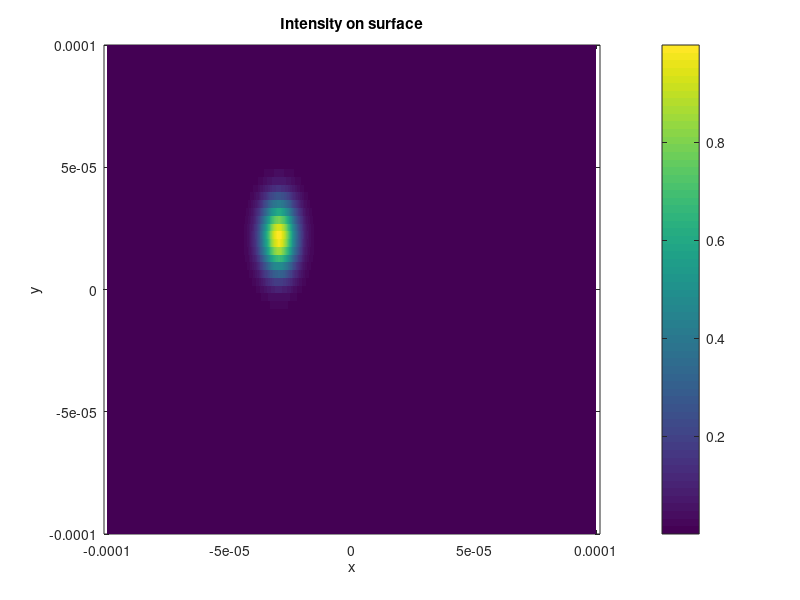

This chart was generated by the following MATLAB code: (Note: this script raises an error after producing the figure.)
%% Computing grating profile for 3D Arbitrary beam generation
% Code to create tilted Bragg grating profile for 3D arbitrary beam
% generation. 2 steps are needed and this codes is 2nd part out of 2 steps.
%       1. Define the required field shape on the surface or propagate the
%       required field shape onto the surface.
%       2. Propagate the field on the surface onto the grating plane.
%       3. Loop through the vertical layers parallel to the slab mode
%       coming from the initial grating. This considers the model where the
%       dispersion is not assumed.
%
%% Device specification
% Indices [1]
n_air   = 1;
n_clad  = 1.4555;
n_core  = 1.4608;
n_eff   = 1.4635;
dn_g    = 1e-3;

% Heights of the layers [m]
h_clad  = 15e-6;
h_core  = 5e-6;

lam     = 780e-9;
k0      = 2*pi*n_air/lam;
%% Target specification
% distance from the top of the chip.
pos_tar     = [-30e-6, 20e-6, 100e-6];
% estimated waist at the surface
waist_tar   = [5e-6, 10e-6];
%% Init
% 1. defining the domain
L_x     = 200e-6;
L_y     = 200e-6;

N_x     = 2^10; 
N_y     = N_x/2^4;

x       = linspace(-.5*L_x, .5*L_x, N_x);
y       = linspace(-.5*L_y, .5*L_y, N_y);

% 2. defining the arbitrary beam
n       = 1;
[xx, yy]    = meshgrid(x, y);
k_cen_x     = k0*pos_tar(1)/sqrt(pos_tar(1)^2+pos_tar(2)^2+pos_tar(3)^2);
k_cen_y     = k0*pos_tar(2)/sqrt(pos_tar(1)^2+pos_tar(2)^2+pos_tar(3)^2);

EE        = exp( -(...
    (.5*(xx - pos_tar(1))./waist_tar(1)).^2     ...
    + (.5*(yy - pos_tar(2))./waist_tar(2)).^2   ...
    ).^n );

figure(1)
pcolor(xx, yy, abs(EE).^2)
shading flat
xlabel('x')
ylabel('y')
title('Intensity on surface')
colorbar
axis equal
xline(pos_tar(1), 'r');
yline(pos_tar(2), 'r');

%% Fourier space
dk_x    = 2*pi/L_x;
dk_y    = 2*pi/L_y;
k_x     = (-N_x/2:N_x/2-1) * dk_x;
k_y     = (-N_y/2:N_y/2-1) * dk_y;
[kk_x, kk_y] = meshgrid(k_x, k_y);

% computing for wave vectors for air
kk_t    = sqrt((kk_x + k_cen_x).^2 + (kk_y + k_cen_y).^2);
kk_z    = real( sqrt(k0^2 - kk_t.^2) );

% checking for limits of central freqency
fprintf('--------------------------------------------------------------\n')
fprintf('Checking for limits of central wavenumber\n')
fprintf('k_t(x) range: (%3.3e, %3.3e)',min(k_x+k_cen_x),max(k_x+k_cen_x))
fprintf('\nk_cen_x  = %3.3e\n', k_cen_x)
fprintf('k_t(y) range: (%3.3e, %3.3e)',min(k_y+k_cen_y),max(k_y+k_cen_y))
fprintf('\nk_cen_y  = %3.3e\n', k_cen_y)
fprintf('--------------------------------------------------------------\n')

EE_k    = fftshift(fft2(fftshift(EE))) ...
    .* exp(1i*kk_z.*-1*pos_tar(3)); % propagation back onto the surface.
EE      = fftshift(ifft2(fftshift(EE_k)))...
    .* exp(1i*(k_cen_x.*xx + k_cen_y.*yy)); % add back central frequency.

figure(2)
pcolor(xx, yy, abs(EE).^2)
shading flat
xlabel('x')
ylabel('y')
title('Intensity on surface')
colorbar
axis equal
xline(pos_tar(1), 'r');yline(pos_tar(2), 'r');
xline(0, 'k');yline(0, 'k');
xline(L_x/4,'g');yline(L_y/4,'g');xline(-L_x/4,'g');yline(-L_y/4,'g');

%% Select the domain of the grating surface (Zooming in)
Lg_x    = 100e-6;
Lg_y    = 100e-6;

Ng_x    = N_x/ceil(L_x/Lg_x);
Ng_y    = N_y/ceil(L_y/Lg_y);

index_x = (0:Ng_x-1) + find(x>-Lg_x/2,1);
index_y = (0:Ng_y-1) + find(y>-Lg_y/2,1);

xg      = x(index_x);
yg      = y(index_y);

[xx_g, yy_g] = meshgrid(xg, yg);
EE_g    = EE(index_y,index_x);

figure(3)
pcolor(xx_g, yy_g, abs(EE_g).^2)
shading flat
xlabel('x')
ylabel('y')
title('Intensity on surface')
colorbar
axis equal

%% Propagate the field onto the grating plane
% re-evaluating the Fourier domain
dk_g_x  = 2*pi/Lg_x;
dk_g_y  = 2*pi/Lg_y;
k_g_x   = (-Ng_x/2:Ng_x/2-1) * dk_g_x;
k_g_y   = (-Ng_y/2:Ng_y/2-1) * dk_g_y;
[kk_g_x, kk_g_y] = meshgrid(k_g_x, k_g_y);

% Propagating from surface to 1st boundary between cladding and core.
[EE_g, k_cen_x, k_cen_y] = prop_boundary(EE_g, xx_g, yy_g, ...
    k0*n_air, k0*n_clad, k_cen_x, k_cen_y, ...
    kk_g_x, kk_g_y, n_air, n_clad, -h_clad, 's');

% Propagating from 1st boundary to grating plane.
[EE_g, k_cen_x, k_cen_y] = prop_boundary(EE_g, xx_g, yy_g, ...
    k0*n_clad, k0*n_core, k_cen_x, k_cen_y, ...
    kk_g_x, kk_g_y, n_clad, n_core, -h_core, 's');

figure(4)
pcolor(xx_g, yy_g, abs(EE_g).^2)
shading flat
xlabel('x')
ylabel('y')
title('Intensity on surface')
colorbar
axis equal

%% Create 2D Bragg grating profile slices along the y-axis
